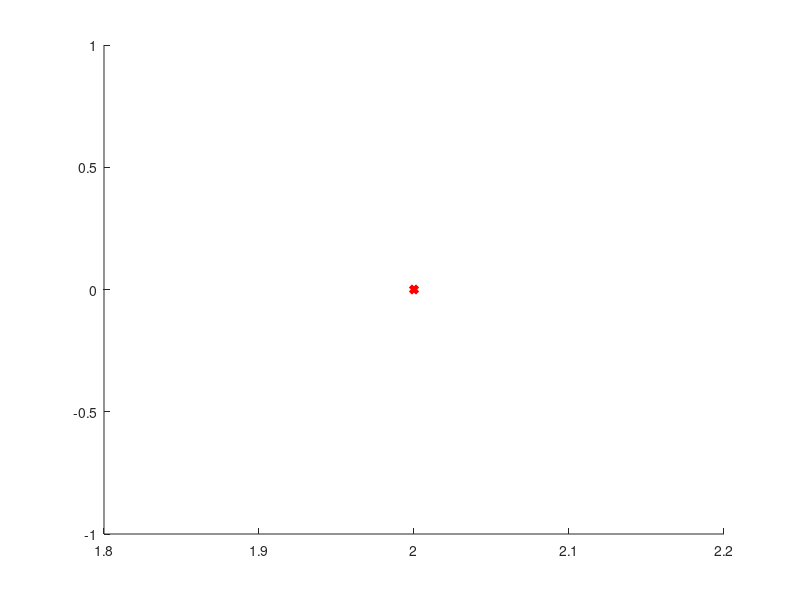

This chart was generated by the following MATLAB code: (Note: this script raises an error after producing the figure.)
%% Demo: Direct multiple shooting method
 
%% parameters of the problem
    h   = 0.01;
    params.c = 0.5; % crs = c * rho * s
    params.m   = 1.0;
    params.g   = 1.0;
    
    imax = 14; % Number of iterations

    % Target position is (x0, 0)
    x0  = 2;

 %% initial conditions
    % Min and max elevation angles
    angA = 35; %35 5
    angB = 70; %70 45
    
    u0(1) = 0;
    u0(2) = 0;
    u0(3) = 4; % initial velocity
    
    estimates   = zeros(imax,1);
    
    % initialise figure
    figure
    hold on
    xl=xlim(gca);
% 	plot(xl,[0.0 0.0],'k--');
	plot([x0 x0],[0 0],'rx','Markersize',5,'Linewidth',3)
            
    % two probe shots
    angA = angA * (2*pi/360); angB = angB * (2*pi/360);
    
    [x, y, ~, ~] = findtrajectory(angA,u0,params,h);
    plot(x,y); xA = x(end);
    
    [x, y, ~, ~] = findtrajectory(angB,u0,params,h);
    plot(x,y); xB = x(end);
    
    for i=1:imax
        
        % correction (bisection)
        ang = 0.5*(angA+angB);
            
        % Solve the initial problem
        [x, y, v, ang_impact] = findtrajectory(ang,u0,params,h);
        
        % bisection step
        if( (xA-x0)*(x(end)-x0) < 0 )
            angB = ang; xB = x(end);
        else
            angA = ang; xA = x(end);
        end        
        % Print info
        disp(['i= ' num2str(i), ', theta (0)= ' num2str(ang * (360/(2*pi))), ' deg' ...
              ', (x,y)= (', num2str(x(end)) ',' num2str(y(end)) ')' ...
              ', v=' num2str(v) ', theta_impact=' num2str(ang_impact * (360/(2*pi))) ' deg']);

        % Plot the trajectory
        plot(x,y);
        pause
    
    end;
    hold off;
    
    
    
    return;
    
    
%%%%%%%%%%%%
function du = f(u,params)
% Right-hand side f(w)
% (Vector of derivatives w.r.t. time)
    
    du = zeros(4,1);
    du(1) = u(3)*cos(u(4));
    du(2) = u(3)*sin(u(4));
    du(3) = -params.c*u(3)/params.m - params.g*sin(u(4))/params.m; %the resistance model is specidied here
    du(3) = -params.c*u(3)^2/params.m - params.g*sin(u(4))/params.m;
    du(4) = -params.g*cos(u(4)) / (params.m*u(3));
    
end
    
%%%%%%%%%%%%

function u = rk4step(u,params,h)
% One step by RK4 method
    
    fi  = f(u,params);
    k1  = h*fi(:);

    buf = u(:)+k1(:)/2;
    fi  = f(buf,params);
    k2  = h*fi(:);

    buf = u(:)+k2(:)/2;
    fi  = f(buf,params);
    k3  = h*fi(:);

    buf = u(:)+k3(:)/2;
    fi  = f(buf,params);
    k4  = h*fi(:);

    u = u(:) + ( k1(:) + 2.0*k2(:) + 2.0*k3(:) + k4(:) ) / 6.0;
end

%%%%%%%%%%%%

function [x, y, v, ang_impact] = findtrajectory(ang,u0,params,h)
    x = 0; y =0;
    u = u0;
    u(4) = ang;
    i = 2;
    while (u(2) >= 0)
        u = rk4step(u,params,h);
        x(i)=u(1); y(i)=u(2);
        i = i+1;
    end
    v = u(3); ang_impact = u(4);
end   
